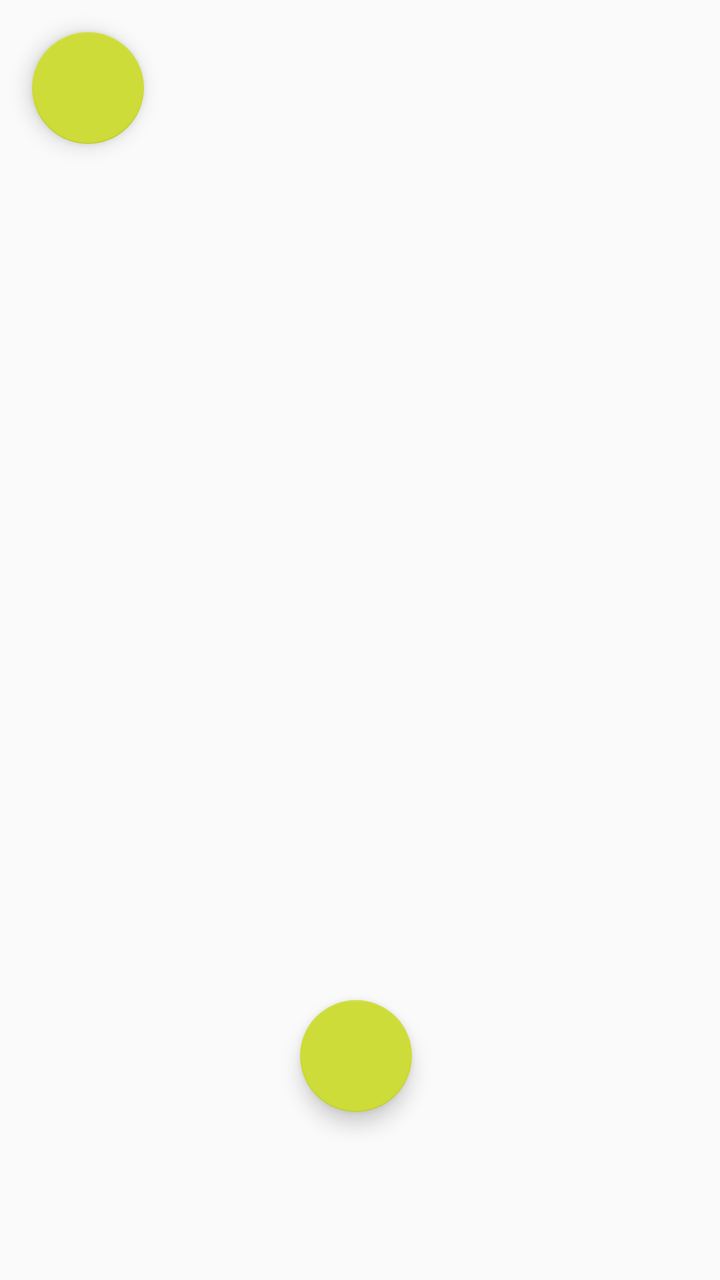
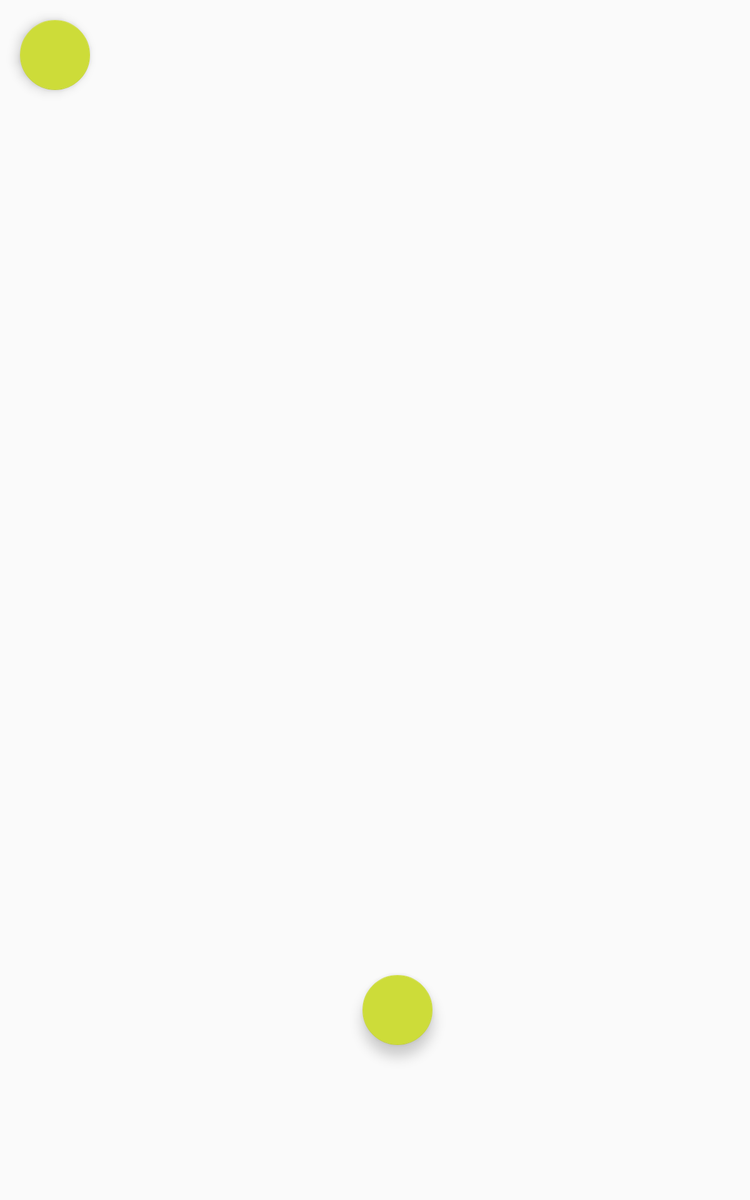

First picture: res/layout/ on a phone held upright. Second picture: the repository's own variant of that layout, on a device whose configuration matches the variant's folder. Source for both follows.
<!-- AndroidManifest.xml: application theme AppTheme -->
<!-- res/layout/singularia_cam.xml -->
<?xml version="1.0" encoding="utf-8"?>
<RelativeLayout xmlns:android="http://schemas.android.com/apk/res/android"
    xmlns:app="http://schemas.android.com/apk/res-auto"
    xmlns:tools="http://schemas.android.com/tools"
    android:layout_width="match_parent"
    android:layout_height="match_parent"
    tools:context=".camera.SingulariaCam">

    <FrameLayout
        android:id="@+id/cameraFrame"
        android:layout_width="match_parent"
        android:layout_height="match_parent"
        android:layout_alignParentBottom="true"
        android:layout_marginBottom="0dp"></FrameLayout>
    <com.google.android.material.floatingactionbutton.FloatingActionButton
        android:id="@+id/btnBackCam"
        android:layout_width="56dp"
        android:layout_height="56dp"
        android:layout_margin="16dp"
        android:src="@drawable/ic_btn_back_camera_black" />

    <ProgressBar
        android:id="@+id/progressBCam"
        android:layout_width="56dp"
        android:layout_height="56dp"
        android:visibility="gone"
        android:layout_centerVertical="true"
        android:layout_centerHorizontal="true"/>

    <com.google.android.material.floatingactionbutton.FloatingActionButton
        android:id="@+id/fabTakePicture"
        android:backgroundTint="@color/colorAccent"
        android:src="@drawable/ic_menu_camera"
        android:layout_marginStart="150dp"
        android:layout_marginTop="500dp"
        android:layout_width="56dp"
        android:layout_height="56dp" />
<RelativeLayout
    android:id="@+id/relativeFotoTomada"
    android:layout_width="match_parent"
    android:layout_height="match_parent"
    android:layout_alignParentLeft="true"
    android:layout_alignParentTop="true"
    android:visibility="gone">

    <FrameLayout
        android:id="@+id/framePImage"
        android:layout_width="match_parent"
        android:layout_height="match_parent" >

        <ImageView
            android:id="@+id/imageViewFotoTomada"
            android:layout_width="match_parent"
            android:layout_height="match_parent"
            android:scaleType="matrix"
            android:src="@drawable/ic_singularia_app" />
    </FrameLayout>
</RelativeLayout>
    <LinearLayout
        android:id="@+id/linearPreview"
        android:layout_width="50dp"
        android:layout_height="50dp"
        android:orientation="vertical"
        android:visibility="invisible"
        android:background="@color/colorAccent"
        android:layout_marginTop="530dp"
        android:layout_marginStart="50dp"
        android:layout_toRightOf="@+id/fabTakePicture">
        <ImageView
            android:id="@+id/imgPhotoPreview"
            android:layout_width="match_parent"
            android:layout_height="match_parent"
            android:scaleType="fitXY"
            android:layout_margin="3dp"/>
    </LinearLayout>
</RelativeLayout>
<!-- resources referenced by this layout -->
<resources>
  <color name="colorAccent">#CDDC39</color>
  <!-- drawable ic_singularia_app: png bitmap (drawable, 59894 bytes) -->
  <style name="AppTheme" parent="Theme.AppCompat.Light.DarkActionBar">
          
          <item name="colorPrimary">@color/colorPrimary</item>
          <item name="colorPrimaryDark">@color/colorPrimaryDark</item>
          <item name="colorAccent">@color/colorAccent</item>
      </style>
  <color name="colorPrimary">#009688</color>
  <color name="colorPrimaryDark">#00796B</color>
</resources>
<!-- res/layout-large/singularia_cam.xml (the repository's variant of the layout above) -->
<!-- drawn on a 7-inch tablet held upright -->
<?xml version="1.0" encoding="utf-8"?>
<RelativeLayout xmlns:android="http://schemas.android.com/apk/res/android"
    xmlns:app="http://schemas.android.com/apk/res-auto"
    xmlns:tools="http://schemas.android.com/tools"
    android:layout_width="match_parent"
    android:layout_height="match_parent"
    tools:context=".camera.SingulariaCam">
    <FrameLayout
        android:id="@+id/cameraFrame"
        android:layout_width="match_parent"
        android:layout_height="match_parent">
    </FrameLayout>
    <com.google.android.material.floatingactionbutton.FloatingActionButton
        android:id="@+id/btnBackCam"
        android:layout_width="70dp"
        android:layout_height="70dp"
        android:layout_margin="16dp"
        android:src="@drawable/ic_btn_back_camera_black"/>

    <ProgressBar
        android:id="@+id/progressBCam"
        android:layout_width="56dp"
        android:layout_height="56dp"
        android:visibility="gone"
        android:layout_centerVertical="true"
        android:layout_centerHorizontal="true"/>

    <com.google.android.material.floatingactionbutton.FloatingActionButton
        android:id="@+id/fabTakePicture"
        android:backgroundTint="@color/colorAccent"
        android:src="@drawable/ic_menu_camera"
        android:layout_marginStart="290dp"
        android:layout_marginTop="780dp"
        android:layout_width="70dp"
        android:layout_height="70dp" />
    <RelativeLayout
        android:id="@+id/relativeFotoTomada"
        android:layout_width="match_parent"
        android:layout_height="match_parent"
        android:layout_alignParentLeft="true"
        android:layout_alignParentTop="true"
        android:visibility="gone">

        <FrameLayout
            android:id="@+id/framePImage"
            android:layout_width="match_parent"
            android:layout_height="match_parent" >

            <ImageView
                android:id="@+id/imageViewFotoTomada"
                android:layout_width="match_parent"
                android:layout_height="match_parent"
                android:scaleType="matrix"
                android:src="@drawable/ic_singularia_app" />
        </FrameLayout>
    </RelativeLayout>
    <LinearLayout
        android:id="@+id/linearPreview"
        android:layout_width="100dp"
        android:layout_height="100dp"
        android:backgroundTint="@color/colorAccent"
        android:orientation="vertical"
        android:layout_marginTop="780dp"
        android:layout_marginStart="50dp"
        android:layout_toRightOf="@+id/fabTakePicture">
        <ImageView
            android:id="@+id/imgPhotoPreview"
            android:layout_width="match_parent"
            android:layout_height="match_parent"
            android:scaleType="fitXY"
            android:layout_margin="8dp"/>
    </LinearLayout>
</RelativeLayout>
